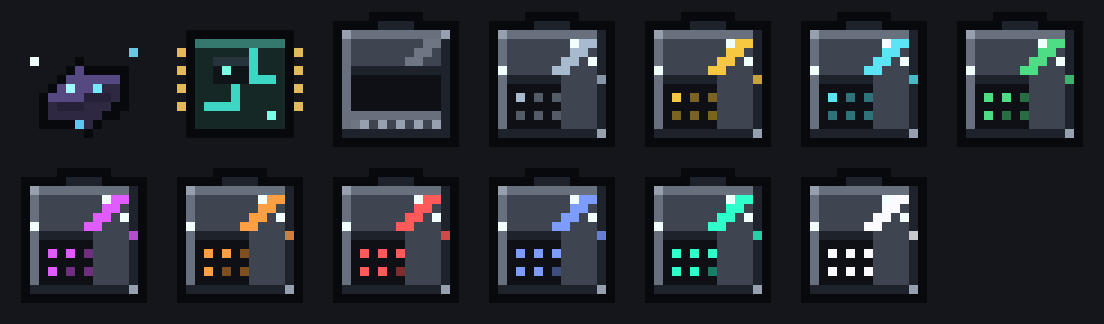
#> input picture docs/ae_cells_v1.png, 1104 x 324 px, given in place of void_assembler.png, which was not available
$ python sheet_assembler_v4.py
#> lines starting #> are read from the running program, lines starting #| are printed output that depends on the picture
import os
from PIL import Image
src = r"D:\AI\voidgen-mod\src\main\resources\assets\voidgen\textures\block\void_assembler.png"
img = Image.open(src).convert("RGBA")
#> img is the input picture: PIL image 1104x324 RGBA; mean R, G, B, A 36.3, 40.3, 46.6, 255
frames = img.size[1] // 16
#> frames = 20
pick = list(range(0, frames, 4))
#> pick = [0, 4, 8, 12, 16]
scale = 9
cell = 16 * scale
pad = 10
out = Image.new("RGBA", (pad + len(pick) * (cell + pad), pad * 2 + cell), (24, 26, 32, 255))
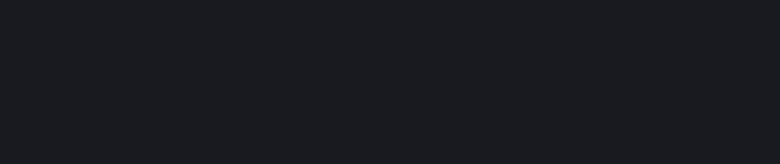
#> out: PIL image 780x164 RGBA; mean R, G, B, A 24, 26, 32, 255
for i, f in enumerate(pick):
    fr = img.crop((0, f * 16, 16, (f + 1) * 16)).resize((cell, cell), Image.NEAREST)
    out.alpha_composite(fr, (pad + i * (cell + pad), pad))
#> this loop made 5 passes
#> pass 1, `fr = img.crop((0, f * 16, 16, (f + 1) * 16)).resize((cell, cell), Imag..`:
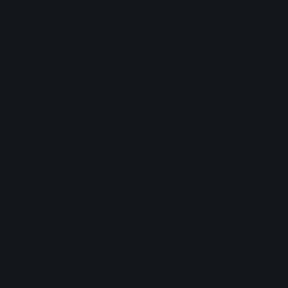
#> fr: PIL image 144x144 RGBA (shown 2 times larger); mean R, G, B, A 20, 22, 28, 255
path = r"D:\AI\voidgen-mod\docs\void_assembler_frames.png"
out.save(path)
print("saved", path, out.size, "frames", frames)
#| saved D:\AI\voidgen-mod\docs\void_assembler_frames.png (780, 164) frames 20
